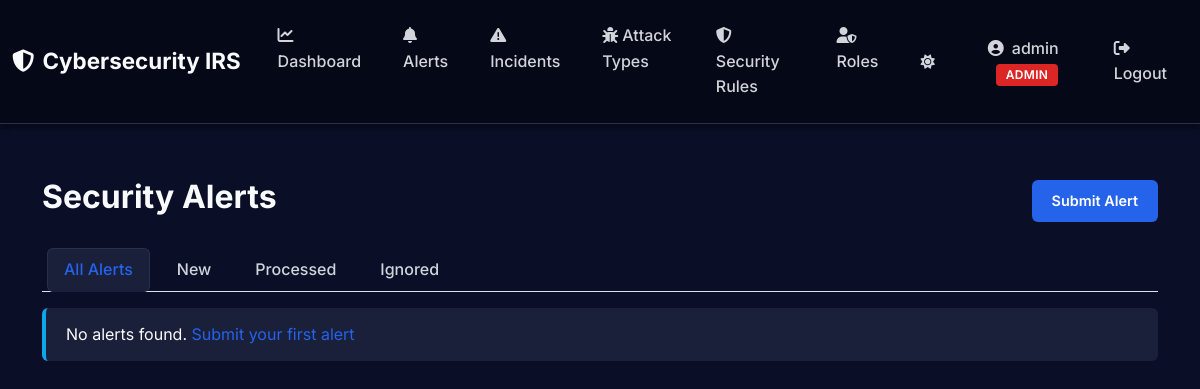
The app's page /alerts/ (signed in), older data.
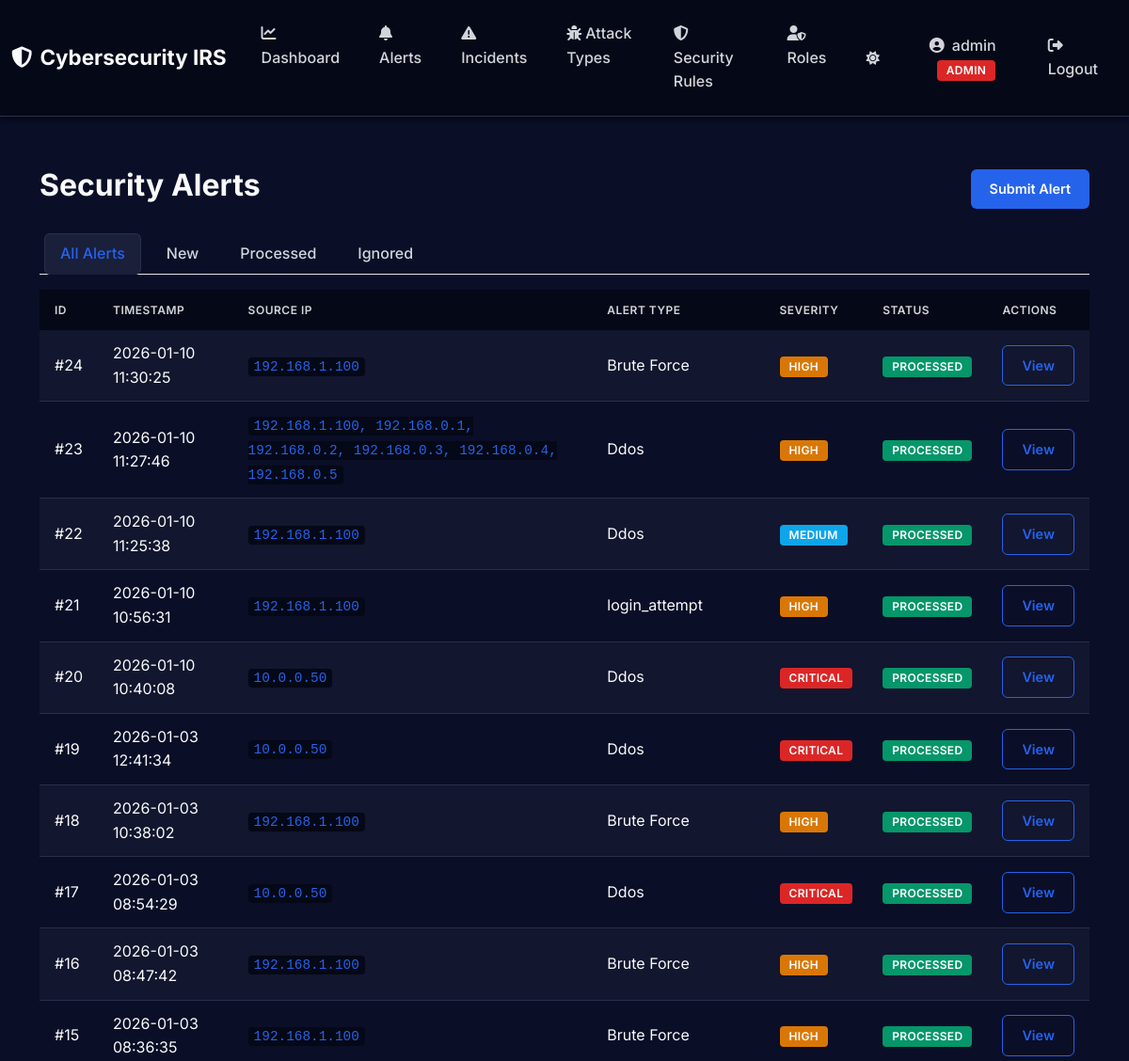
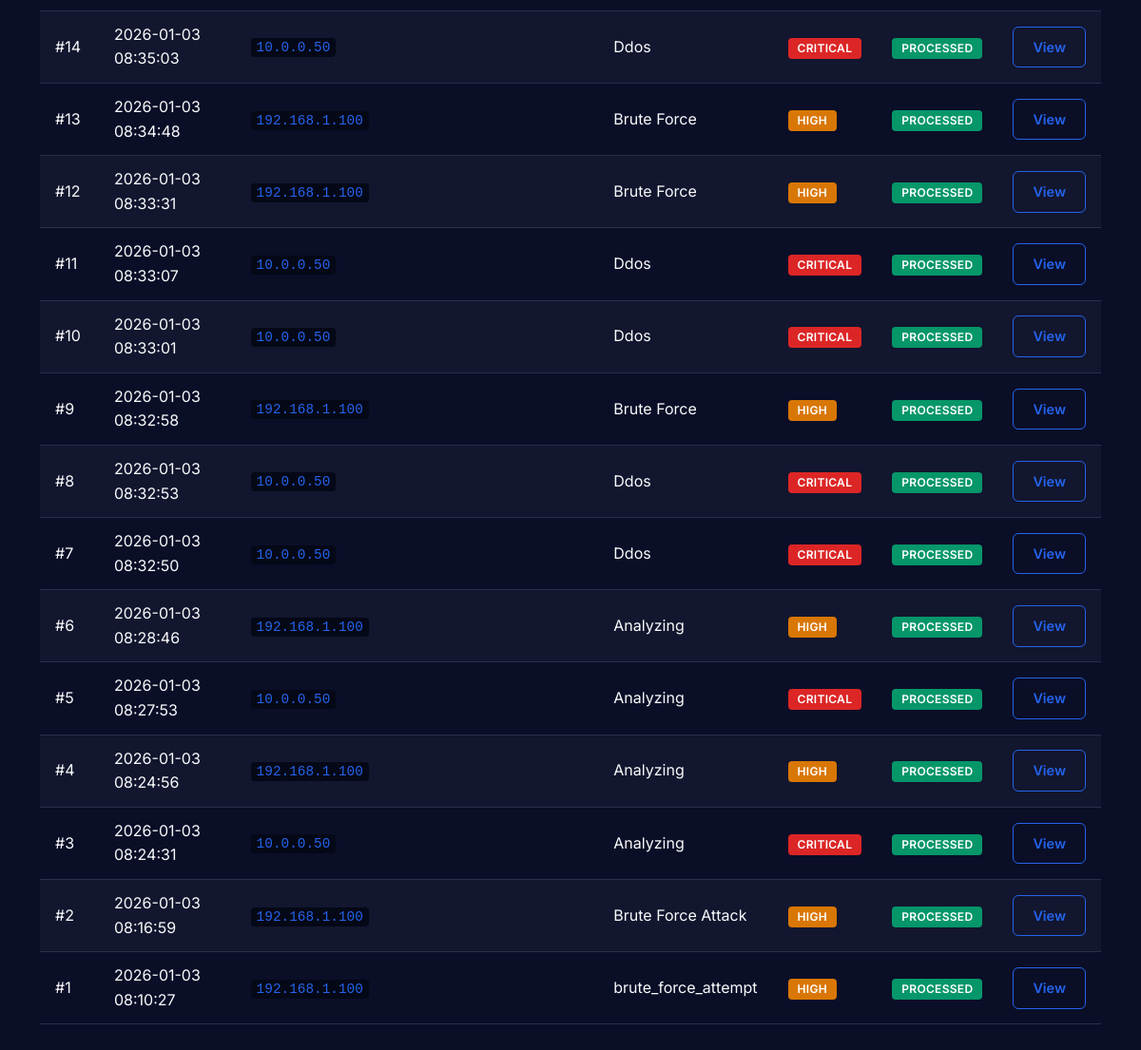
The same page, newer data (2 pictures, top to bottom).
### app/models/alert.py (models this page shows, shortened)
class Alert(db.Model):
    __tablename__ = 'alerts'
    id = db.Column(db.Integer, primary_key=True)
    timestamp = db.Column(db.DateTime, default=datetime.utcnow, nullable=False)
    source_ip = db.Column(db.String(45), nullable=True)  # IPv4 or IPv6
    destination_ip = db.Column(db.String(45), nullable=True)
    alert_type = db.Column(db.String(50), nullable=False)  # Type of alert
    severity = db.Column(db.Integer, default=5, nullable=False)  # 1-10
    raw_data = db.Column(db.JSON, nullable=True)  # Flexible JSON storage for alert data
    status = db.Column(db.String(20), default='new', nullable=False)  # new, processed, ignored
    created_at = db.Column(db.DateTime, default=datetime.utcnow, nullable=False)
    incident = db.relationship('Incident', backref='alert', uselist=False, lazy=True)

### app/routes/alert_routes.py (the view)
@alert_bp.route('/')
def index():
    if not check_login():
        return redirect(url_for('auth.login'))
    status_filter = request.args.get('status', None)
    alerts = AlertService.get_all(status=status_filter)
    return render_template('alerts/index.html', alerts=alerts, current_filter=status_filter)

### app/routes/alert_routes.py (called while the page is built)
def check_login():
    if 'user_id' not in session:
        flash('Please log in to access this page.', 'warning')
        return False
    return True

### app/services/alert_service.py (called while the page is built)
    @staticmethod
    def get_all(status: Optional[str] = None) -> List[Alert]:
        query = Alert.query
        if status:
            query = query.filter_by(status=status)
        return query.order_by(Alert.timestamp.desc()).all()

### app/templates/alerts/index.html (shortened to what this page needs)
{% extends "layouts/base.html" %}  {% block content %}
<div class="container mt-4">
  <div class="d-flex justify-content-between align-items-center mb-4">
    <h2> Security Alerts</h2>
    <a href="{{ url_for('alerts.create') }}" class="btn btn-primary">
       Submit Alert
    </a>
  </div>
  <ul class="nav nav-tabs mb-3">
    <li class="nav-item">
      <a
        class="nav-link {% if not current_filter %}active{% endif %}"
        href="{{ url_for('alerts.index') }}"
        >All Alerts</a
      >
    </li>
    <li class="nav-item">
      <a
        class="nav-link {% if current_filter == 'new' %}active{% endif %}"
        href="{{ url_for('alerts.index', status='new') }}"
        >New</a
      >
    </li>
    <li class="nav-item">
      <a
        class="nav-link {% if current_filter == 'processed' %}active{% endif %}"
        href="{{ url_for('alerts.index', status='processed') }}"
        >Processed</a
      >
    </li>
    <li class="nav-item">
      <a
        class="nav-link {% if current_filter == 'ignored' %}active{% endif %}"
        href="{{ url_for('alerts.index', status='ignored') }}"
        >Ignored</a
      >
    </li>
  </ul>
  {% if alerts %}
  <div class="table-responsive">
    <table class="table table-striped table-hover">
      <thead class="table-dark">
        <tr>
          <th>ID</th>
          <th>Timestamp</th>
          <th>Source IP</th>
          <th>Alert Type</th>
          <th>Severity</th>
          <th>Status</th>
          <th>Actions</th>
        </tr>
      </thead>
      <tbody>
        {% for alert in alerts %}
        <tr>
          <td>#{{ alert.id }}</td>
          <td>{{ alert.timestamp.strftime('%Y-%m-%d %H:%M:%S') }}</td>
          <td><code>{{ alert.source_ip }}</code></td>
          <td>{{ alert.alert_type }}</td>
          <td>
            <span
              class="badge bg-{% if alert.severity == 'critical' %}danger{% elif alert.severity == 'high' %}warning{% elif alert.severity == 'medium' %}info{% else %}secondary{% endif %}"
            >
              {{ alert.severity.upper() }}
            </span>
          </td>
          <td>
            <span
              class="badge bg-{% if alert.status == 'new' %}primary{% elif alert.status == 'processed' %}success{% else %}secondary{% endif %}"
            >
              {{ alert.status.upper() }}
            </span>
          </td>
          <td>
            <a
              href="{{ url_for('alerts.detail', alert_id=alert.id) }}"
              class="btn btn-sm btn-outline-primary"
            >
               View
            </a>
          </td>
        </tr>
        {% endfor %}
      </tbody>
    </table>
  </div>
  {% else %}
  <div class="alert alert-info">
     No alerts found. {% if current_filter %}
    <a href="{{ url_for('alerts.index') }}">View all alerts</a>
    {% else %}
    <a href="{{ url_for('alerts.create') }}">Submit your first alert</a>
    {% endif %}
  </div>
  {% endif %}
</div>
{% endblock %}

Row changes from the older to the newer data that the page shows:
added Alert: id "24", timestamp "2026-01-10 11:30:25", source_ip "192.168.1.100", alert_type "Brute Force", severity "HIGH", status "PROCESSED"
added Alert: id "23", timestamp "2026-01-10 11:27:46", source_ip "192.168.1.100, 192.168.0.1, 192.168.0.2, 192.168.0.3, 192.168.0.4, 192.168.0.5", alert_type "Ddos", severity "HIGH", status "PROCESSED"
added Alert: id "22", timestamp "2026-01-10 11:25:38", source_ip "192.168.1.100", alert_type "Ddos", severity "MEDIUM", status "PROCESSED"
added Alert: id "21", timestamp "2026-01-10 10:56:31", source_ip "192.168.1.100", alert_type "login_attempt", severity "HIGH", status "PROCESSED"
added Alert: id "20", timestamp "2026-01-10 10:40:08", source_ip "10.0.0.50", alert_type "Ddos", severity "CRITICAL", status "PROCESSED"
added Alert: id "19", timestamp "2026-01-03 12:41:34", source_ip "10.0.0.50", alert_type "Ddos", severity "CRITICAL", status "PROCESSED"
added Alert: id "18", timestamp "2026-01-03 10:38:02", source_ip "192.168.1.100", alert_type "Brute Force", severity "HIGH", status "PROCESSED"
added Alert: id "17", timestamp "2026-01-03 08:54:29", source_ip "10.0.0.50", alert_type "Ddos", severity "CRITICAL", status "PROCESSED"
added Alert: id "16", timestamp "2026-01-03 08:47:42", source_ip "192.168.1.100", alert_type "Brute Force", severity "HIGH", status "PROCESSED"
added Alert: id "15", timestamp "2026-01-03 08:36:35", source_ip "192.168.1.100", alert_type "Brute Force", severity "HIGH", status "PROCESSED"
added Alert: id "14", timestamp "2026-01-03 08:35:03", source_ip "10.0.0.50", alert_type "Ddos", severity "CRITICAL", status "PROCESSED"
added Alert: id "13", timestamp "2026-01-03 08:34:48", source_ip "192.168.1.100", alert_type "Brute Force", severity "HIGH", status "PROCESSED"
added Alert: id "12", timestamp "2026-01-03 08:33:31", source_ip "192.168.1.100", alert_type "Brute Force", severity "HIGH", status "PROCESSED"
added Alert: id "11", timestamp "2026-01-03 08:33:07", source_ip "10.0.0.50", alert_type "Ddos", severity "CRITICAL", status "PROCESSED"
added Alert: id "10", timestamp "2026-01-03 08:33:01", source_ip "10.0.0.50", alert_type "Ddos", severity "CRITICAL", status "PROCESSED"
added Alert: id "9", timestamp "2026-01-03 08:32:58", source_ip "192.168.1.100", alert_type "Brute Force", severity "HIGH", status "PROCESSED"
added Alert: id "8", timestamp "2026-01-03 08:32:53", source_ip "10.0.0.50", alert_type "Ddos", severity "CRITICAL", status "PROCESSED"
added Alert: id "7", timestamp "2026-01-03 08:32:50", source_ip "10.0.0.50", alert_type "Ddos", severity "CRITICAL", status "PROCESSED"
added Alert: id "6", timestamp "2026-01-03 08:28:46", source_ip "192.168.1.100", alert_type "Analyzing", severity "HIGH", status "PROCESSED"
added Alert: id "5", timestamp "2026-01-03 08:27:53", source_ip "10.0.0.50", alert_type "Analyzing", severity "CRITICAL", status "PROCESSED"
added Alert: id "4", timestamp "2026-01-03 08:24:56", source_ip "192.168.1.100", alert_type "Analyzing", severity "HIGH", status "PROCESSED"
added Alert: id "3", timestamp "2026-01-03 08:24:31", source_ip "10.0.0.50", alert_type "Analyzing", severity "CRITICAL", status "PROCESSED"
added Alert: id "2", timestamp "2026-01-03 08:16:59", source_ip "192.168.1.100", alert_type "Brute Force Attack", severity "HIGH", status "PROCESSED"
added Alert: id "1", timestamp "2026-01-03 08:10:27", source_ip "192.168.1.100", alert_type "brute_force_attempt", severity "HIGH", status "PROCESSED"
Text that changed along with them:
text no longer shown: "No alerts found. Submit your first alert"
text now shown: "ID TIMESTAMP SOURCE IP ALERT TYPE SEVERITY STATUS ACTIONS"
